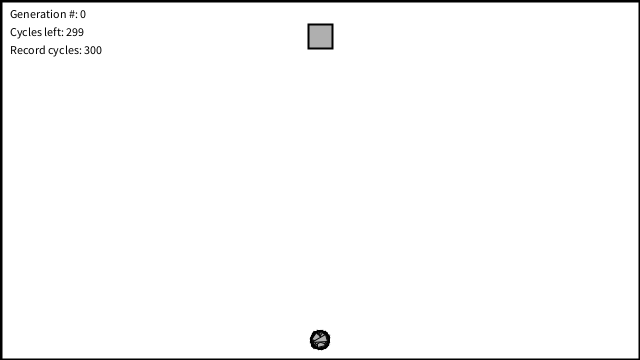
Frame 1 (no input)
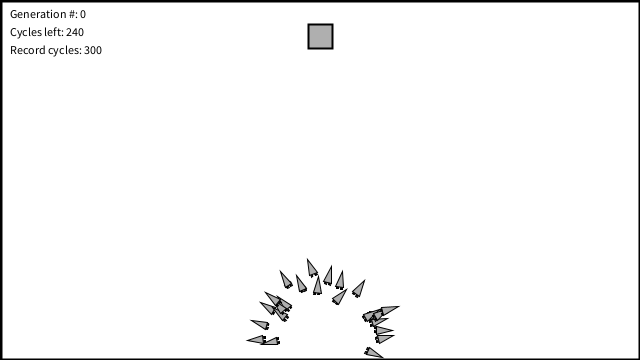
Frame 60 (the mouse pressed at the canvas centre just before this capture)
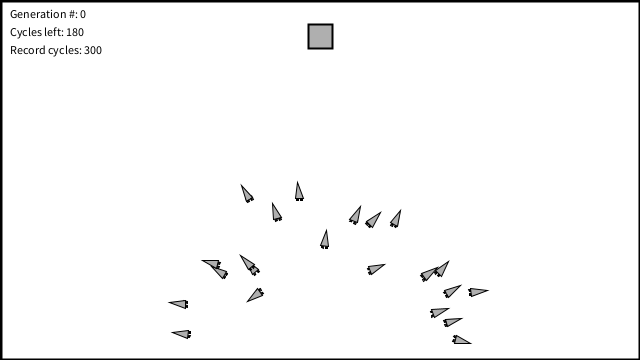
Frame 120 (the mouse held since frame 60 and released just before this capture)

The Processing sketch that drew these frames (run headless with seeded random() and noise(); from frame 60 on, the mouse is pressed at the canvas centre):

// Processing sketch: obstacles_ga
// ── obstacles_ga.pde
class DNA {

  // The genetic sequence
  PVector[] genes;

  // The maximum strength of the forces
  float maxforce = 0.1;

  // Constructor (makes a DNA of random PVectors)
  DNA() {
    genes = new PVector[lifetime];
    for (int i = 0; i < genes.length; i++) {
      float angle = random(TWO_PI);
      genes[i] = new PVector(cos(angle), sin(angle));
      genes[i].mult(random(0, maxforce));
    }

    // Let's give each Rocket an extra boost of strength for its first frame
    genes[0].normalize();
  }

  // Constructor #2, creates the instance based on an existing array
  DNA(PVector[] newgenes) {
    // We could make a copy if necessary
    // genes = (PVector []) newgenes.clone();
    genes = newgenes;
  }

  // CROSSOVER
  // Creates new DNA sequence from two (this & and a partner)
  DNA crossover(DNA partner) {
    PVector[] child = new PVector[genes.length];
    // Pick a midpoint
    int crossover = int(random(genes.length));
    // Take "half" from one and "half" from the other
    for (int i = 0; i < genes.length; i++) {
      if (i > crossover) child[i] = genes[i];
      else               child[i] = partner.genes[i];
    }    
    DNA newgenes = new DNA(child);
    return newgenes;
  }

  // Based on a mutation probability, picks a new random Vector
  void mutate(float m) {
    for (int i = 0; i < genes.length; i++) {
      if (random(1) < m) {
        float angle = random(TWO_PI);
        genes[i] = new PVector(cos(angle), sin(angle));
        genes[i].mult(random(0, maxforce));
        //        float angle = random(-0.1,0.1);
        //        genes[i].rotate(angle);
        //        float factor = random(0.9,1.1);
        //        genes[i].mult(factor);
        if (i ==0) genes[i].normalize();
      }
    }
  }
}

class Rocket {

  // All of our physics stuff
  PVector position;
  PVector velocity;
  PVector acceleration;

  // Size
  float r;

  // How close did it get to the target
  float recordDist;

  // Fitness and DNA
  float fitness;
  DNA dna;
  // To count which force we're on in the genes
  int geneCounter = 0;

  boolean hitObstacle = false;    // Am I stuck on an obstacle?
  boolean hitTarget = false;   // Did I reach the target
  int finishTime;              // What was my finish time?

  //constructor
  Rocket(PVector l, DNA dna_, int totalRockets) {
    acceleration = new PVector();
    velocity = new PVector();
    position = l.copy();
    r = 4;
    dna = dna_;
    finishTime = 0;          // We're going to count how long it takes to reach target
    recordDist = 10000;      // Some high number that will be beat instantly
  }

  // FITNESS FUNCTION 
  // distance = distance from target
  // finish = what order did i finish (first, second, etc. . .)
  // f(distance,finish) =   (1.0f / finish^1.5) * (1.0f / distance^6);
  // a lower finish is rewarded (exponentially) and/or shorter distance to target (exponetially)
  void fitness() {
    if (recordDist < 1) recordDist = 1;

    // Reward finishing faster and getting close
    fitness = (1/(finishTime*recordDist));

    // Make the function exponential
    fitness = pow(fitness, 4);

    if (hitObstacle) fitness *= 0.01; // lose 90% of fitness hitting an obstacle
    if (hitTarget) fitness *= 2; // twice the fitness for finishing!
  }

  // Run in relation to all the obstacles
  // If I'm stuck, don't bother updating or checking for intersection
  void run(ArrayList<Obstacle> os) {
    if (!hitObstacle && !hitTarget) {
      applyForce(dna.genes[geneCounter]);
      geneCounter = (geneCounter + 1) % dna.genes.length;
      update();
      // If I hit an edge or an obstacle
      obstacles(os);
    }
    // Draw me!
    if (!hitObstacle) {
      display();
    }
  }

  // Did I make it to the target?
  void checkTarget() {
    float d = dist(position.x, position.y, target.position.x, target.position.y);
    if (d < recordDist) recordDist = d;

    if (target.contains(position) && !hitTarget) {
      hitTarget = true;
    } 
    else if (!hitTarget) {
      finishTime++;
    }
  }

  // Did I hit an obstacle?
  void obstacles(ArrayList<Obstacle> os) {
    for (Obstacle obs : os) {
      if (obs.contains(position)) {
        hitObstacle = true;
      }
    }
  }

  void applyForce(PVector f) {
    acceleration.add(f);
  }


  void update() {
    velocity.add(acceleration);
    position.add(velocity);
    acceleration.mult(0);
  }

  void display() {
    //background(255,0,0);
    float theta = velocity.heading2D() + PI/2;
    fill(200, 100);
    stroke(0);
    strokeWeight(1);
    pushMatrix();
    translate(position.x, position.y);
    rotate(theta);

    // Thrusters
    rectMode(CENTER);
    fill(0);
    rect(-r/2, r*2, r/2, r);
    rect(r/2, r*2, r/2, r);

    // Rocket body
    fill(175);
    beginShape(TRIANGLES);
    vertex(0, -r*2);
    vertex(-r, r*2);
    vertex(r, r*2);
    endShape();

    popMatrix();
  }

  float getFitness() {
    return fitness;
  }

  DNA getDNA() {
    return dna;
  }

  boolean stopped() {
    return hitObstacle;
  }
}

class Population {

  float mutationRate;          // Mutation rate
  Rocket[] population;         // Array to hold the current population
  ArrayList<Rocket> matingPool;    // ArrayList which we will use for our "mating pool"
  int generations;             // Number of generations

   // Initialize the population
   Population(float m, int num) {
    mutationRate = m;
    population = new Rocket[num];
    matingPool = new ArrayList<Rocket>();
    generations = 0;
    //make a new set of creatures
    for (int i = 0; i < population.length; i++) {
      PVector position = new PVector(width/2,height-20);
      population[i] = new Rocket(position, new DNA(),population.length);
    }
  }

  void live (ArrayList<Obstacle> os) {
    // For every creature
    for (int i = 0; i < population.length; i++) {
      // If it finishes, mark it down as done!
      population[i].checkTarget();
      population[i].run(os);
    }
  }

  // Did anything finish?
  boolean targetReached() {
    for (int i = 0; i < population.length; i++) {
      if (population[i].hitTarget) return true;
    }
    return false;
  }

  // Calculate fitness for each creature
  void fitness() {
    for (int i = 0; i < population.length; i++) {
      population[i].fitness();
    }
  }

  // Generate a mating pool
  void selection() {
    // Clear the ArrayList
    matingPool.clear();

    // Calculate total fitness of whole population
    float maxFitness = getMaxFitness();

    // Calculate fitness for each member of the population (scaled to value between 0 and 1)
    // Based on fitness, each member will get added to the mating pool a certain number of times
    // A higher fitness = more entries to mating pool = more likely to be picked as a parent
    // A lower fitness = fewer entries to mating pool = less likely to be picked as a parent
    for (int i = 0; i < population.length; i++) {
      float fitnessNormal = map(population[i].getFitness(),0,maxFitness,0,1);
      int n = (int) (fitnessNormal * 100);  // Arbitrary multiplier
      for (int j = 0; j < n; j++) {
        matingPool.add(population[i]);
      }
    }
  }

  // Making the next generation
  void reproduction() {
    // Refill the population with children from the mating pool
    for (int i = 0; i < population.length; i++) {
      // Sping the wheel of fortune to pick two parents
      int m = int(random(matingPool.size()));
      int d = int(random(matingPool.size()));
      // Pick two parents
      Rocket mom = matingPool.get(m);
      Rocket dad = matingPool.get(d);
      // Get their genes
      DNA momgenes = mom.getDNA();
      DNA dadgenes = dad.getDNA();
      // Mate their genes
      DNA child = momgenes.crossover(dadgenes);
      // Mutate their genes
      child.mutate(mutationRate);
      // Fill the new population with the new child
      PVector position = new PVector(width/2,height-20);
      population[i] = new Rocket(position, child,population.length);
    }
    generations++;
  }

  int getGenerations() {
    return generations;
  }

  // Find highest fintess for the population
  float getMaxFitness() {
    float record = 0;
    for (int i = 0; i < population.length; i++) {
       if(population[i].getFitness() > record) {
         record = population[i].getFitness();
       }
    }
    return record;
  }

}

class Obstacle {

  PVector position;
  float w,h;
  
  Obstacle(float x, float y, float w_, float h_) {
    position = new PVector(x,y);
    w = w_;
    h = h_;
  }

  void display() {
    stroke(0);
    fill(175);
    strokeWeight(2);
    rectMode(CORNER);
    rect(position.x,position.y,w,h);
  }

  boolean contains(PVector spot) {
    if (spot.x > position.x && spot.x < position.x + w && spot.y > position.y && spot.y < position.y + h) {
      return true;
    } else {
      return false;
    }
  }

}

int lifetime;  // How long should each generation live

Population population;  // Population

int lifecycle;          // Timer for cycle of generation
int recordtime;         // Fastest time to target

Obstacle target;        // Target position

//int diam = 24;          // Size of target

ArrayList<Obstacle> obstacles;  //an array list to keep track of all the obstacles!

void setup() {
  size(640, 360);
  // The number of cycles we will allow a generation to live
  lifetime = 300;

  // Initialize variables
  lifecycle = 0;
  recordtime = lifetime;
  
  target = new Obstacle(width/2-12, 24, 24, 24);

  // Create a population with a mutation rate, and population max
  float mutationRate = 0.01;
  population = new Population(mutationRate, 50);

  // Create the obstacle course  
  obstacles = new ArrayList<Obstacle>();
  obstacles.add(new Obstacle(0, 0, 1, height));
  obstacles.add(new Obstacle(width - 1, 0, 1, height));
  obstacles.add(new Obstacle(0, height - 1, width, 1));
  obstacles.add(new Obstacle(0, 0, width, 1));
}

void draw() {
  background(255);

  // Draw the start and target positions
  target.display();


  // If the generation hasn't ended yet
  if (lifecycle < lifetime) {
    population.live(obstacles);
    if ((population.targetReached()) && (lifecycle < recordtime)) {
      recordtime = lifecycle;
    }
    lifecycle++;
    // Otherwise a new generation
  } 
  else {
    lifecycle = 0;
    population.fitness();
    population.selection();
    population.reproduction();
  }

  // Draw the obstacles
  for (Obstacle obs : obstacles) {
    obs.display();
  }

  // Display some info
  fill(0);
  text("Generation #: " + population.getGenerations(), 10, 18);
  text("Cycles left: " + (lifetime-lifecycle), 10, 36);
  text("Record cycles: " + recordtime, 10, 54);
  
  
}

// Move the target if the mouse is pressed
// System will adapt to new target
void keyPressed() {
  if (key == ' ') {
    target.position.x = mouseX;
    target.position.y = mouseY;
    recordtime = lifetime;
  }
}
Obstacle tempobstacle;
boolean dragging;
void mouseDragged() {
  if (!dragging) {
    tempobstacle = new Obstacle(mouseX, mouseY, 0, 0);
  }
  dragging = true;
}

void mouseReleased() {
  if (dragging) {
    tempobstacle.w = mouseX - tempobstacle.position.x;
    tempobstacle.h = mouseY - tempobstacle.position.y;
    obstacles.add(tempobstacle);
  }
  dragging = false;
}
